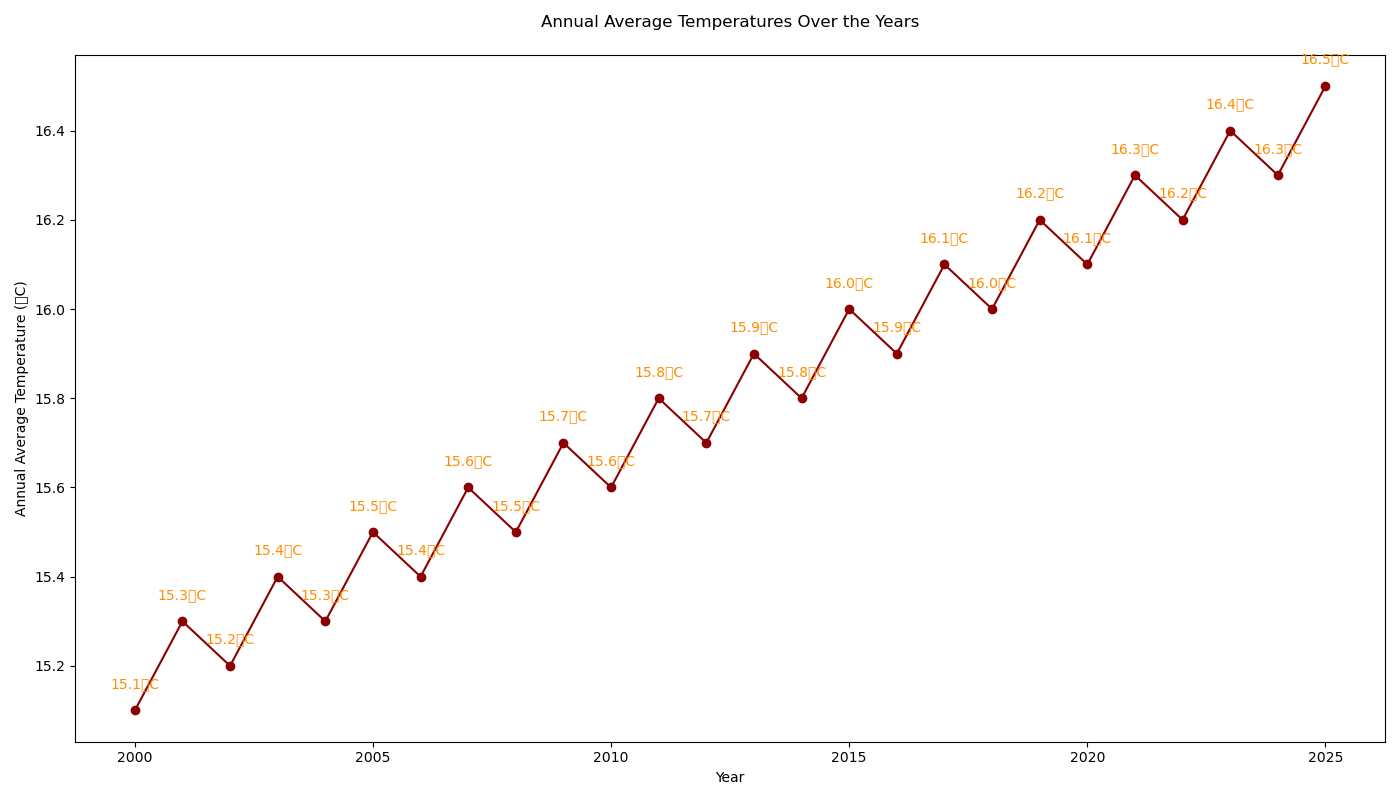

Reproduce this figure in Python.
import matplotlib.pyplot as plt

years = [
    2000, 2001, 2002, 2003, 2004, 2005,
    2006, 2007, 2008, 2009, 2010, 2011,
    2012, 2013, 2014, 2015, 2016, 2017,
    2018, 2019, 2020, 2021, 2022, 2023,
    2024, 2025
]

avg_temperatures = [
    15.1, 15.3, 15.2, 15.4, 15.3, 15.5,
    15.4, 15.6, 15.5, 15.7, 15.6, 15.8,
    15.7, 15.9, 15.8, 16.0, 15.9, 16.1,
    16.0, 16.2, 16.1, 16.3, 16.2, 16.4,
    16.3, 16.5
]

plt.figure(figsize=(14, 8))
plt.plot(years, avg_temperatures, marker='o', color="#8B0000")

for year, temp in zip(years, avg_temperatures):
    plt.text(year, temp + 0.05, f'{temp}°C', ha='center', color='#FF8C00')

plt.title("Annual Average Temperatures Over the Years", pad=20)
plt.xlabel("Year")
plt.ylabel("Annual Average Temperature (°C)")

plt.tight_layout()
plt.show()
